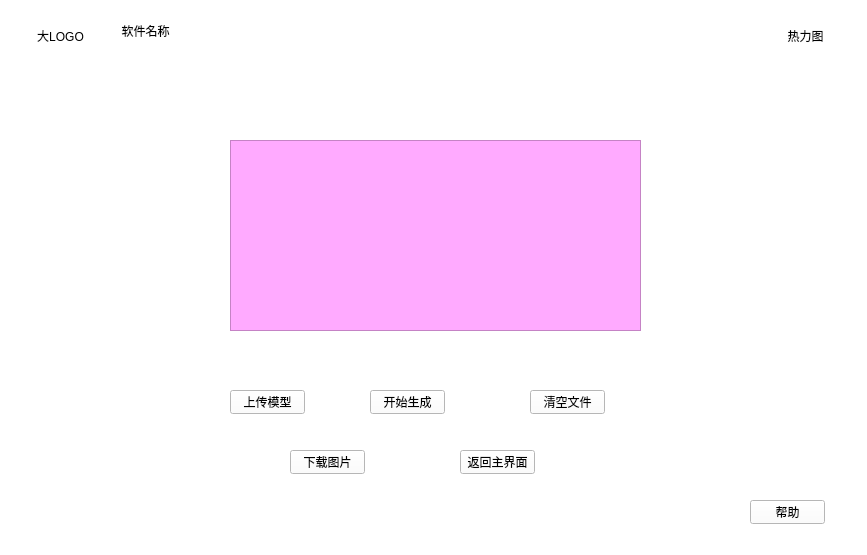
<?xml version="1.0" encoding="UTF-8"?>
<ui version="4.0">
 <class>MoreFunction</class>
 <widget class="QWidget" name="MoreFunction">
  <property name="enabled">
   <bool>true</bool>
  </property>
  <property name="geometry">
   <rect>
    <x>0</x>
    <y>0</y>
    <width>867</width>
    <height>555</height>
   </rect>
  </property>
  <property name="acceptDrops">
   <bool>true</bool>
  </property>
  <property name="windowTitle">
   <string>Form</string>
  </property>
  <property name="styleSheet">
   <string notr="true">background-color: rgb(255, 255, 255);</string>
  </property>
  <widget class="QPushButton" name="Help">
   <property name="geometry">
    <rect>
     <x>750</x>
     <y>500</y>
     <width>75</width>
     <height>24</height>
    </rect>
   </property>
   <property name="text">
    <string>帮助</string>
   </property>
  </widget>
  <widget class="QLabel" name="label_2">
   <property name="geometry">
    <rect>
     <x>10</x>
     <y>10</y>
     <width>101</width>
     <height>51</height>
    </rect>
   </property>
   <property name="text">
    <string>大LOGO</string>
   </property>
   <property name="alignment">
    <set>Qt::AlignmentFlag::AlignCenter</set>
   </property>
  </widget>
  <widget class="QLabel" name="label_3">
   <property name="geometry">
    <rect>
     <x>90</x>
     <y>0</y>
     <width>111</width>
     <height>61</height>
    </rect>
   </property>
   <property name="text">
    <string>软件名称</string>
   </property>
   <property name="alignment">
    <set>Qt::AlignmentFlag::AlignCenter</set>
   </property>
  </widget>
  <widget class="QLabel" name="label">
   <property name="geometry">
    <rect>
     <x>760</x>
     <y>10</y>
     <width>91</width>
     <height>51</height>
    </rect>
   </property>
   <property name="text">
    <string>热力图</string>
   </property>
   <property name="alignment">
    <set>Qt::AlignmentFlag::AlignCenter</set>
   </property>
  </widget>
  <widget class="QGraphicsView" name="graphicsView_3">
   <property name="geometry">
    <rect>
     <x>230</x>
     <y>140</y>
     <width>411</width>
     <height>191</height>
    </rect>
   </property>
   <property name="styleSheet">
    <string notr="true">background-color: rgb(255, 170, 255);</string>
   </property>
  </widget>
  <widget class="QPushButton" name="UploadModel_2">
   <property name="geometry">
    <rect>
     <x>230</x>
     <y>390</y>
     <width>75</width>
     <height>24</height>
    </rect>
   </property>
   <property name="text">
    <string>上传模型</string>
   </property>
  </widget>
  <widget class="QPushButton" name="StartGenerating">
   <property name="geometry">
    <rect>
     <x>370</x>
     <y>390</y>
     <width>75</width>
     <height>24</height>
    </rect>
   </property>
   <property name="text">
    <string>开始生成</string>
   </property>
  </widget>
  <widget class="QPushButton" name="ReturnMain">
   <property name="geometry">
    <rect>
     <x>460</x>
     <y>450</y>
     <width>75</width>
     <height>24</height>
    </rect>
   </property>
   <property name="text">
    <string>返回主界面</string>
   </property>
  </widget>
  <widget class="QPushButton" name="DownloadImage">
   <property name="geometry">
    <rect>
     <x>290</x>
     <y>450</y>
     <width>75</width>
     <height>24</height>
    </rect>
   </property>
   <property name="text">
    <string>下载图片</string>
   </property>
  </widget>
  <widget class="QPushButton" name="ClearFile">
   <property name="geometry">
    <rect>
     <x>530</x>
     <y>390</y>
     <width>75</width>
     <height>24</height>
    </rect>
   </property>
   <property name="text">
    <string>清空文件</string>
   </property>
  </widget>
 </widget>
 <resources/>
 <connections/>
</ui>
